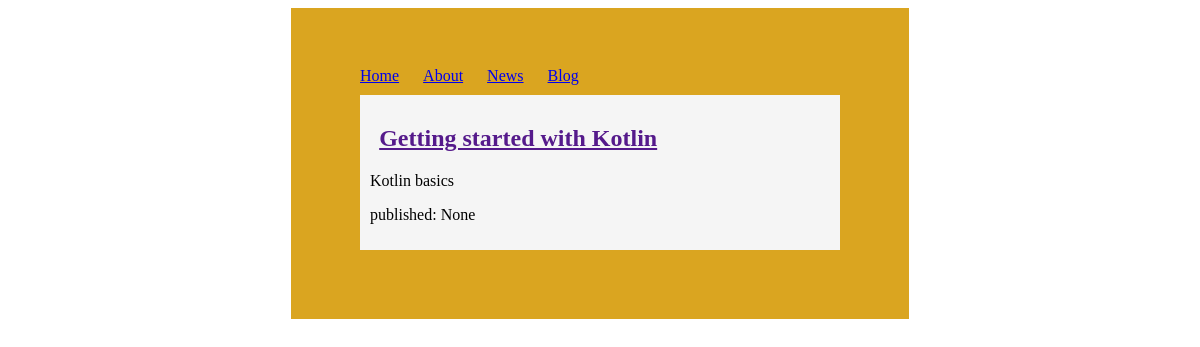
Before: /blogposts with the older database file.
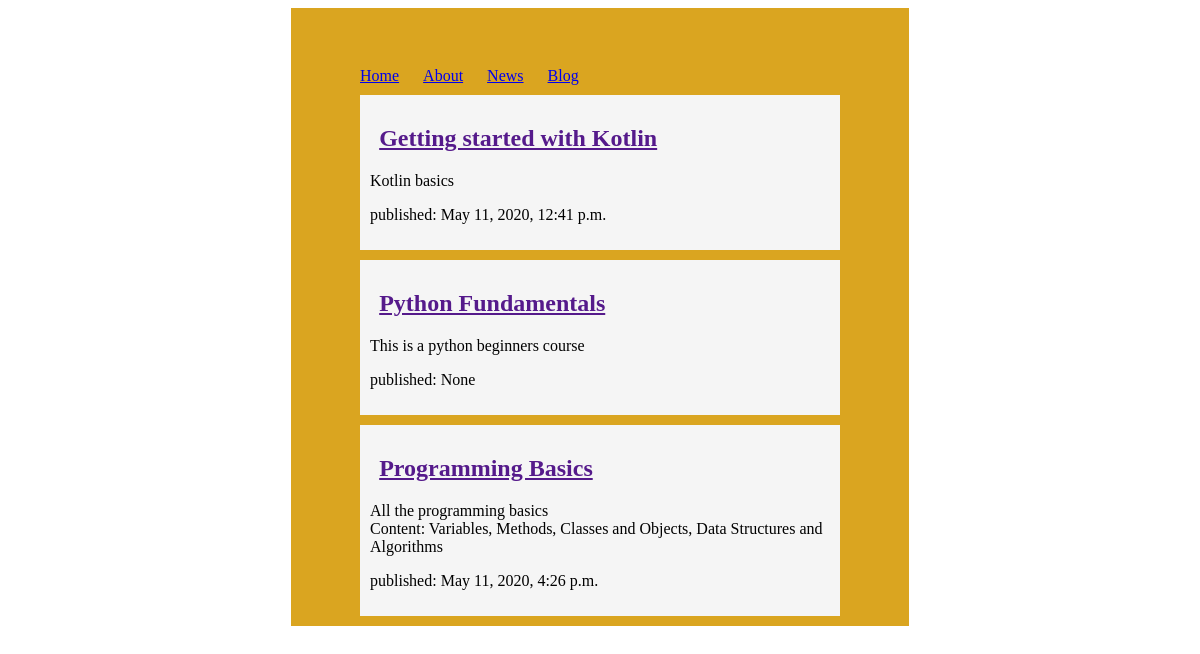
After: the same page with the newer database file.
### blog/models.py (models this page shows, shortened)
class Post(models.Model):
    author = models.ForeignKey(settings.AUTH_USER_MODEL, on_delete=models.CASCADE)
    title = models.CharField(max_length=200)
    text = models.TextField()
    created_date = models.DateTimeField(default=timezone.now)
    published_date = models.DateTimeField(blank=True, null=True)

### blog/views.py (the view)
# urls.py: path('blogposts', views.posts, name='posts'),
def posts(request):
    posts = Post.objects.all()
    return render(request, 'blog/posts.html', {'posts': posts})

### blog/templates/blog/posts.html (shortened to what this page needs)
<!DOCTYPE html>
<html lang="en">
    <head>
    </head>
    <body>
        <div class="overall">
            <a href="/">Home</a>
            <a href="/about">About</a>
            <a href="/news">News</a>
            <a href="/blogposts">Blog</a>
            {% for post in posts %}
                <div class= "blogdiv">
                    <h2><a href="">{{ post.title }}</a></h2>
                    <p>{{ post.text|linebreaksbr }}</p>
                    <p>published: {{ post.published_date }}</p>
                </div>
            {% endfor %}
        </div>
    </body>
</html>

### blog/templates/blog/posts.html (style rules this page uses)
.overall { display: block; margin: auto; max-height: 500px; max-width: 500px; background-color: goldenrod; padding: 5%; align-content: center; }
.blogdiv { background-color: whitesmoke; align-content: center; margin: 2%; padding: 2%; }
a { margin: 2%; }

Changed rows visible on the page:
changed Post "Getting started with Kotlin": published_date "None" → "May 11, 2020, 12:41 p.m."
added Post: title "Python Fundamentals", text "This is a python beginners course", published_date "None"
added Post: title "Programming Basics", text "All the programming basics Content: Variables, Methods, Classes and Objects, Data Structures and Algorithms", published_date "May 11, 2020, 4:26 p.m."
